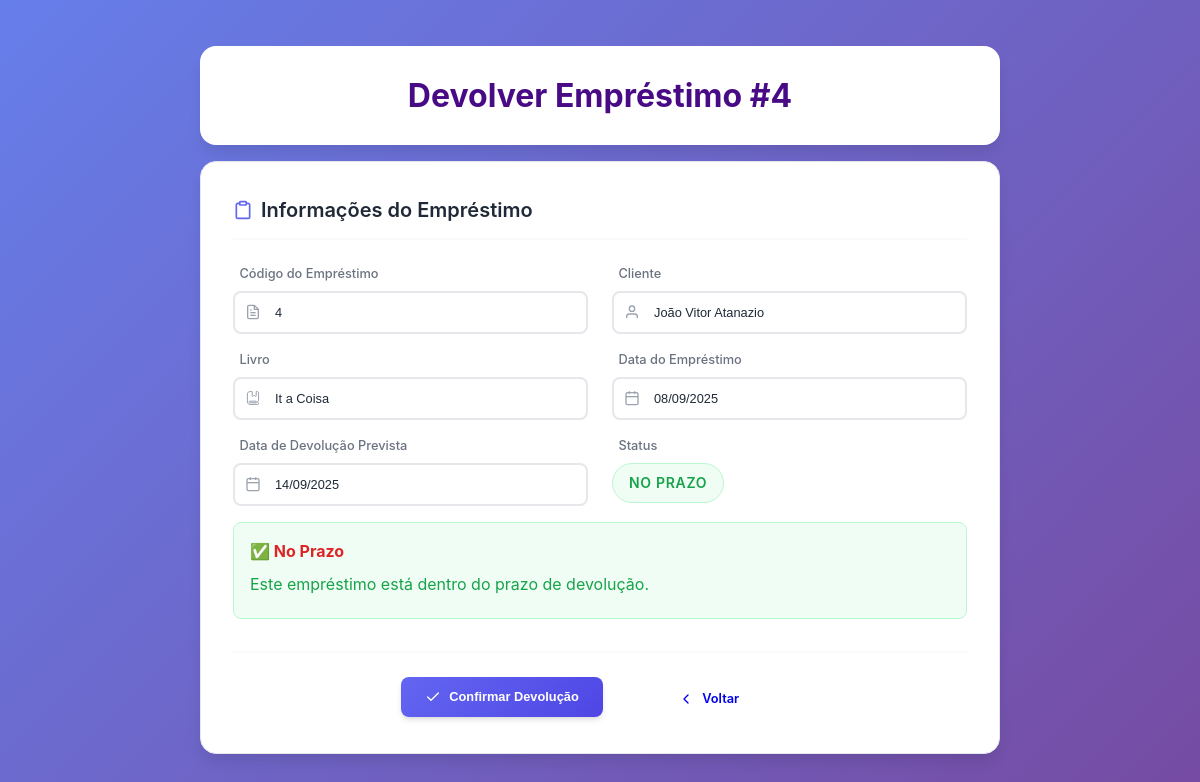
Page /subtelas/devolver_emprestimo.php?id=4 on the committed database.
### tables this page shows
CREATE TABLE `emprestimo` (
  `Cod_Emprestimo` int(11) NOT NULL,
  `Cod_Cliente` int(11) NOT NULL,
  `Cod_Livro` int(11) NOT NULL,
  `Data_Emprestimo` date NOT NULL,
  `Data_Devolucao` date NOT NULL,
  `Status_Emprestimo` enum('Pendente','Devolvido') DEFAULT 'Pendente'
);

CREATE TABLE `cliente` (
  `Cod_Cliente` int(11) NOT NULL,
  `Cod_Perfil` int(11) DEFAULT NULL,
  `Nome` varchar(50) NOT NULL,
  `CPF` varchar(15) NOT NULL,
  `Email` varchar(255) NOT NULL,
  `Sexo` varchar(10) NOT NULL,
  `Nome_Responsavel` varchar(50) DEFAULT NULL,
  `Telefone` varchar(20) NOT NULL,
  `Data_Nascimento` date NOT NULL,
  `CEP` varchar(20) NOT NULL,
  `UF` char(2) NOT NULL,
  `Cidade` varchar(30) NOT NULL,
  `Bairro` varchar(30) NOT NULL,
  `Rua` varchar(40) NOT NULL,
  `Num_Residencia` int(11) NOT NULL,
  `Foto` longblob NOT NULL,
  `status` enum('ativo','inativo') DEFAULT 'ativo'
);

CREATE TABLE `livro` (
  `Cod_Livro` int(11) NOT NULL,
  `Cod_Autor` int(11) DEFAULT NULL,
  `Cod_Editora` int(11) DEFAULT NULL,
  `Cod_Doador` int(11) DEFAULT NULL,
  `Cod_Genero` int(11) DEFAULT NULL,
  `Titulo` varchar(50) NOT NULL,
  `Data_Lancamento` varchar(12) DEFAULT NULL,
  `Data_Registro` varchar(12) DEFAULT NULL,
  `Quantidade` int(11) NOT NULL,
  `Num_Prateleira` char(2) DEFAULT NULL,
  `Foto` longblob NOT NULL,
  `status` enum('ativo','inativo') DEFAULT 'ativo'
);

### subtelas/devolver_emprestimo.php (the view, shortened to what this page needs)
<?php
require_once '../conexao.php';
$id = intval($_GET['id']);
$sql = "SELECT
          e.Cod_Emprestimo,
          e.Data_Emprestimo,
          e.Data_Devolucao,
          c.Nome as Nome_Cliente,
          c.CPF as CPF_Cliente,
          l.Titulo as Nome_Livro,
          l.Cod_Livro,
          l.Quantidade
        FROM emprestimo e
        INNER JOIN cliente c ON e.Cod_Cliente = c.Cod_Cliente
        INNER JOIN livro l ON e.Cod_Livro = l.Cod_Livro
        WHERE e.Cod_Emprestimo = :id";
try {
    $stmt = $pdo->prepare($sql);
    $stmt->bindParam(':id', $id, PDO::PARAM_INT);
    $stmt->execute();
    $emprestimo = $stmt->fetch(PDO::FETCH_ASSOC);
} catch (PDOException $e) {
    die("Erro na consulta: " . $e->getMessage());
}
$hoje = date('Y-m-d');
$data_devolucao = $emprestimo['Data_Devolucao'];
$status = '';
if ($data_devolucao < $hoje) {
    $dias_atraso = (strtotime($hoje) - strtotime($data_devolucao)) / (60 * 60 * 24);
    $multa_calculada = $dias_atraso * 2.00;
    $status = 'ATRASADO';
} elseif ($data_devolucao == $hoje) {
    $status = 'VENCE HOJE';
} else {
    $status = 'NO PRAZO';
}
?>
<!DOCTYPE html>
<html lang="pt-BR">
<head>
    <link rel="stylesheet" href="../css/style.css">
    <link rel="stylesheet" href="subtelas_css/cadastros.css">
    <link rel="stylesheet" type="text/css" href="subtelas_css/sidebar-dropdown.css">
</head>
<body>
    <div class="main-container">
        <div class="header">
            <h1>Devolver Empréstimo #<?php echo $emprestimo['Cod_Emprestimo']; ?></h1>
        </div>
        <div class="formulario">
            <div class="form-section">
                <div class="section-title">
                    Informações do Empréstimo
                </div>
                <div class="form-row">
                    <div class="input-group">
                        <label>Código do Empréstimo</label>
                        <div class="input-wrapper">
                            <input type="text" value="<?php echo $emprestimo['Cod_Emprestimo']; ?>" readonly>
                        </div>
                    </div>
                    <div class="input-group">
                        <label>Cliente</label>
                        <div class="input-wrapper">
                            <input type="text" value="<?php echo $emprestimo['Nome_Cliente']; ?>" readonly>
                            <svg class="input-icon" width="16" height="16" viewBox="0 0 24 24" fill="none" stroke="currentColor" stroke-width="2">
                                <path d="M20 21v-2a4 4 0 0 0-4-4H8a4 4 0 0 0-4 4v2"></path>
                                <circle cx="12" cy="7" r="4"></circle>
                            </svg>
                        </div>
                    </div>
                </div>
                <div class="form-row">
                    <div class="input-group">
                        <label>Livro</label>
                        <div class="input-wrapper">
                            <input type="text" value="<?php echo $emprestimo['Nome_Livro']; ?>" readonly>
                        </div>
                    </div>
                    <div class="input-group">
                        <label>Data do Empréstimo</label>
                        <div class="input-wrapper">
                            <input type="text" value="<?php echo date('d/m/Y', strtotime($emprestimo['Data_Emprestimo'])); ?>" readonly>
                            <svg class="input-icon" width="16" height="16" viewBox="0 0 24 24" fill="none" stroke="currentColor" stroke-width="2">
                                <rect x="3" y="4" width="18" height="18" rx="2" ry="2"></rect>
                                <line x1="16" y1="2" x2="16" y2="6"></line>
                                <line x1="8" y1="2" x2="8" y2="6"></line>
                                <line x1="3" y1="10" x2="21" y2="10"></line>
                            </svg>
                        </div>
                    </div>
                </div>
                <div class="form-row">
                    <div class="input-group">
                        <label>Data de Devolução Prevista</label>
                        <div class="input-wrapper">
                            <input type="text" value="<?php echo date('d/m/Y', strtotime($emprestimo['Data_Devolucao'])); ?>" readonly>
                            <svg class="input-icon" width="16" height="16" viewBox="0 0 24 24" fill="none" stroke="currentColor" stroke-width="2">
                                <rect x="3" y="4" width="18" height="18" rx="2" ry="2"></rect>
                                <line x1="16" y1="2" x2="16" y2="6"></line>
                                <line x1="8" y1="2" x2="8" y2="6"></line>
                                <line x1="3" y1="10" x2="21" y2="10"></line>
                            </svg>
                        </div>
                    </div>
                    <div class="input-group">
                        <label>Status</label>
                        <div class="input-wrapper">
                            <span class="status-badge <?php echo $status === 'ATRASADO' ? 'status-atrasado' : ($status === 'VENCE HOJE' ? 'status-vencendo' : 'status-ok'); ?>">
                                <?php echo $status; ?>
                            </span>
                        </div>
                    </div>
                </div>
                <?php if ($status === 'ATRASADO'): ?>
                    <div class="multa-info">
                        <h4>⚠️ Multa por Atraso</h4>
                        <p><strong>Dias de atraso:</strong> <?php echo $dias_atraso; ?> dias</p>
                        <p><strong>Valor da multa:</strong> R$ <?php echo number_format($multa_calculada, 2, ',', '.'); ?></p>
                        <p><strong>Taxa:</strong> R$ 2,00 por dia de atraso</p>
                    </div>
                <?php else: ?>
                    <div class="multa-info" style="background: #f0fdf4; border-color: #bbf7d0; color: #16a34a;">
                        <h4>✅ No Prazo</h4>
                        <p>Este empréstimo está dentro do prazo de devolução.</p>
                    </div>
                <?php endif; ?>
            </div>
            <div class="form-actions">
                <form method="POST" onsubmit="return confirmarDevolucao()" style="display: inline;">
                    <button type="submit" name="devolver" class="btn btn-primary">
                        <svg xmlns="http://www.w3.org/2000/svg" width="16" height="16" viewBox="0 0 24 24" fill="none" stroke="currentColor" stroke-width="2" stroke-linecap="round" stroke-linejoin="round">
                            <path d="M20 6L9 17l-5-5"/>
                        </svg>
                        Confirmar Devolução
                    </button>
                </form>
                <a href="consultar_emprestimo.php" class="btn btn-back">
                    <svg xmlns="http://www.w3.org/2000/svg" width="16" height="16" viewBox="0 0 24 24" fill="none" stroke="currentColor" stroke-width="2" stroke-linecap="round" stroke-linejoin="round">
                        <path d="m15 18-6-6 6-6"/>
                    </svg>
                    Voltar
                </a>
            </div>
        </div>
    </div>
</body>
</html>

### css/style.css (style rules this page uses)
:root { --primary-color: #6366f1; --primary-dark: #4f46e5; --primary-light: #a5b4fc; --secondary-color: #f59e0b; --secondary-dark: #d97706; --accent-color: #ec4899; --accent-light: #f9a8d4; --text-primary: #1f2937; --text-secondary: #6b7280; --text-muted: #9ca3af; --bg-primary: #ffffff; --bg-secondary: #f9fafb; --bg-tertiary: #f3f4f6; --border-color: #e5e7eb; --border-focus: #6366f1; --shadow-sm: 0 1px 2px 0 rgb(0 0 0 / 0.05); --shadow-md: 0 4px 6px -1px rgb(0 0 0 / 0.1), 0 2px 4px -2px rgb(0 0 0 / 0.1); --shadow-lg: 0 10px 15px -3px rgb(0 0 0 / 0.1), 0 4px 6px -4px rgb(0 0 0 / 0.1); --shadow-xl: 0 20px 25px -5px rgb(0 0 0 / 0.1), 0 8px 10px -6px rgb(0 0 0 / 0.1); --radius-sm: 0.375rem; --radius-md: 0.5rem; --radius-lg: 0.75rem; --radius-xl: 1rem; --radius-2xl: 1.5rem; --transition: all 0.2s cubic-bezier(0.4, 0, 0.2, 1); }
* { margin: 0; padding: 0; box-sizing: border-box; }
body { font-family: 'Segoe UI', Tahoma, Geneva, Verdana, sans-serif; background: linear-gradient(135deg, #a6cce4 0%, #bca8cf 100%); min-height: 100vh; color: #333; }
body { padding-top: 180px; }

### subtelas/devolver_emprestimo.php (style rules this page uses)
body { display: flex; justify-content: center; align-items: center; min-height: 100vh; margin: 0; padding: 1rem; }
.main-container { width: 100%; max-width: 800px; display: flex; flex-direction: column; align-items: center; }
.header { background: white; border-radius: 1rem; padding: 1.5rem; margin-bottom: 1rem; box-shadow: 0 10px 15px -3px rgba(0, 0, 0, 0.1); width: 100%; text-align: center; }
.header h1 { font-size: 2rem; font-weight: 700; color: #480b85; margin: 0; }
.formulario { background: white; padding: 2rem; border-radius: 1rem; box-shadow: 0 10px 15px -3px rgba(0, 0, 0, 0.1); width: 100%; border: 1px solid #e5e7eb; }
.status-badge { display: inline-block; padding: 0.5rem 1rem; border-radius: 2rem; font-weight: 600; font-size: 0.875rem; text-transform: uppercase; letter-spacing: 0.05em; }
.status-ok { background: #f0fdf4; color: #16a34a; border: 1px solid #bbf7d0; }
.multa-info { background: #fef2f2; border: 1px solid #fecaca; border-radius: 0.5rem; padding: 1rem; margin: 1rem 0; color: #dc2626; }
.multa-info h4 { margin: 0 0 0.5rem 0; color: #dc2626; }
.multa-info p { margin: 0.25rem 0; }

### rows in the picture
emprestimo: Cod_Emprestimo "4", Cod_Cliente.Nome "João Vitor Atanazio", Cod_Livro.Titulo "It a Coisa", Data_Emprestimo "08/09/2025", Data_Devolucao "14/09/2025", Data_Devolucao "NO PRAZO"
